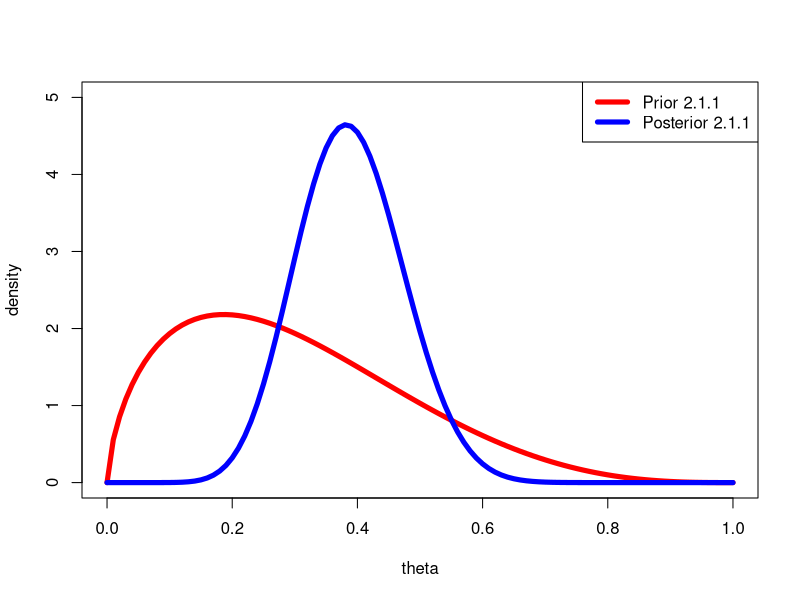
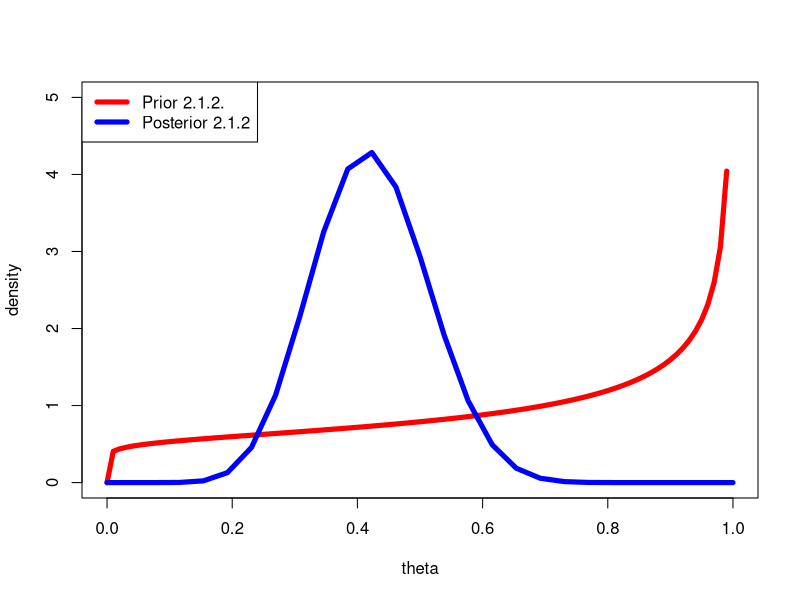
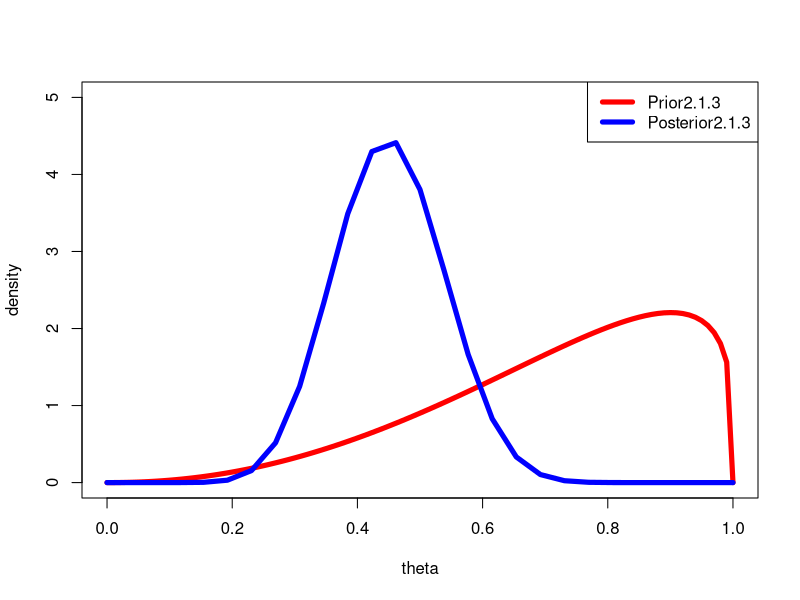
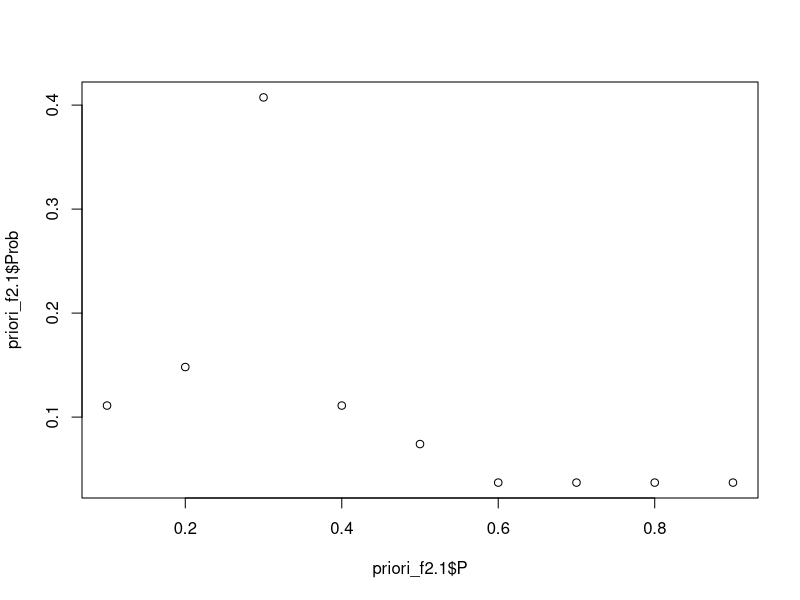
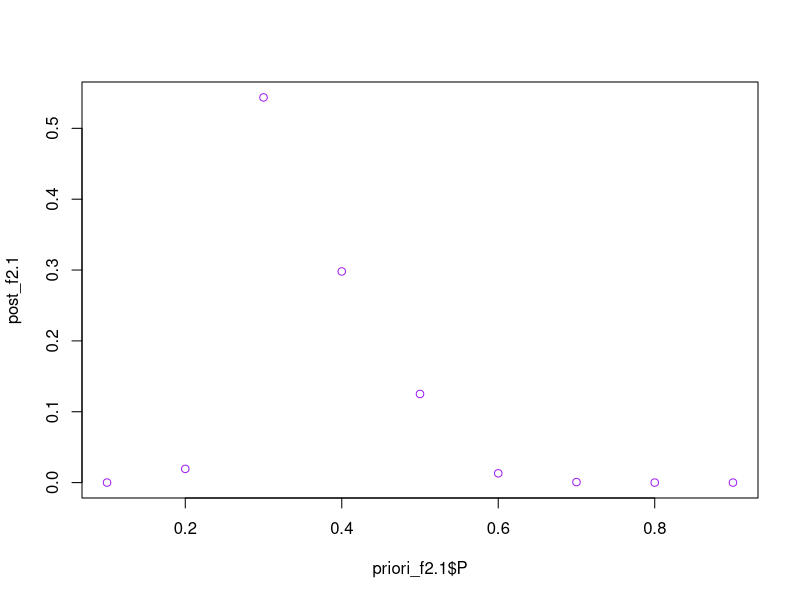
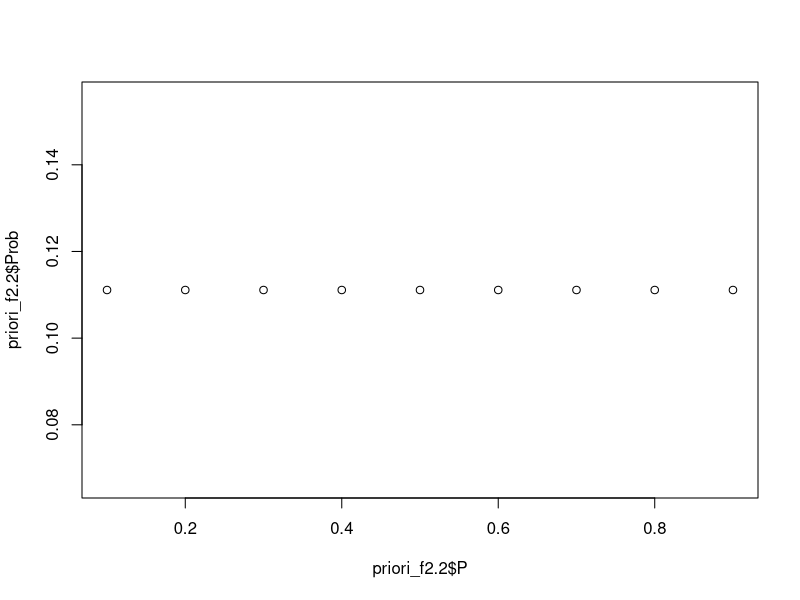
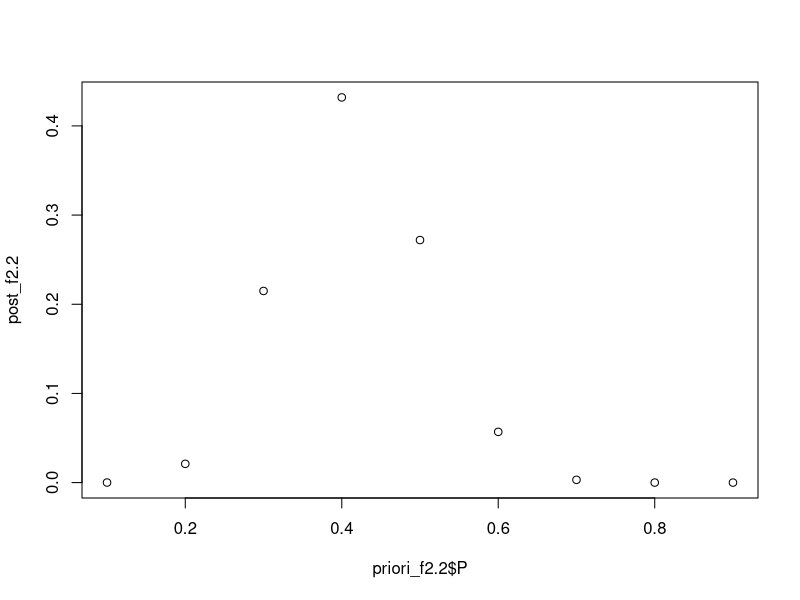
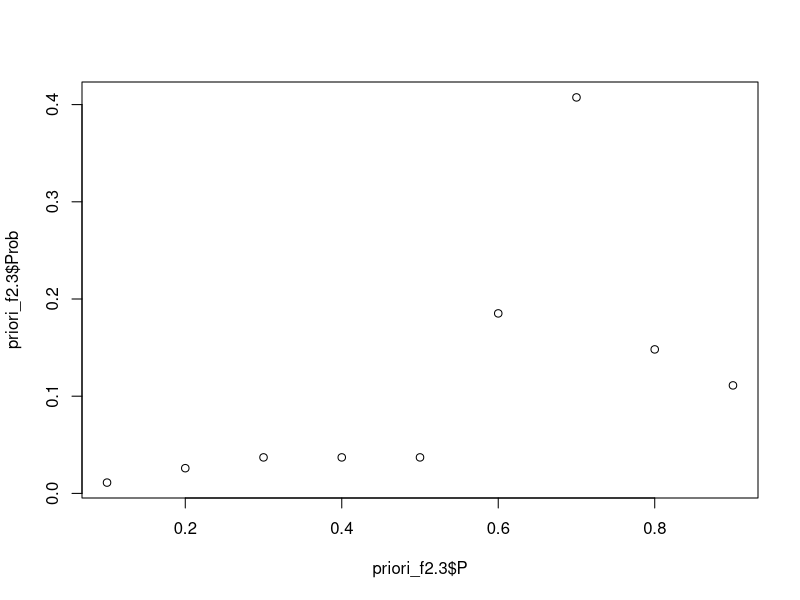

These charts were generated, in order, by the following R code:
## ---- chunk 1
### CASE 1

# The Prior to consider is distributed as Beta(alpha,beta)
alpha_pr1=1.66
beta_pr1=3.88

# Compute the prior probability of theta to be minor than 0.5
pie_pr1=pbeta(0.5,alpha_pr1,beta_pr1 )
pie_pr1

# Compute the posterior odds
odds_pr1=pie_pr1/(1-pie_pr1)
odds_pr1

#Compute the Prior mean
pr_mean1=alpha_pr1/(alpha_pr1+beta_pr1)
pr_mean1

#Vector of people analysed
Dati= c(1,1,1,1,1,1,1,1,1,1,1,0,0,0,0,0,0,0,0,0,0,0,0,0,0,0,0)

# Observe the given data
n=length(Dati) #number of students analysed
n

M=sum(Dati[]) #number of students that sleep at least 8 hours 
M

# Compute the mean of the data
mean1.1= M/n
mean1.1

# Compute the posterior alpha & beta, according the theory 
alpha_pst1= M+alpha_pr1
alpha_pst1
beta_pst1=beta_pr1+n-M
beta_pst1

# Compute the posterior mean and observe the probability of the posterior mean 
mean_post1.1=alpha_pst1/(alpha_pst1+beta_pst1)
mean_post1.1

# Compute according the posterior, the probability that theta is <= 0.5
prob_post1=pbeta(0.5, alpha_pst1, beta_pst1)
prob_post1

# Compute the posterior odds
odds_post1=prob_post1/(1-prob_post1)
odds_post1

# Compute the Bayes Factor
BF1=odds_post1/odds_pr1
BF1

# Plot to compare beta prior and beta posterior
curve(dbeta(x,alpha_pr1,beta_pr1),from=0,to=1,col="red",
      lwd=5,ylab="density",xlab="theta",ylim=c(0,5))
curve(dbeta(x,alpha_pst1,beta_pst1),add=T,col="blue",
      lwd=5,ylab="density",xlab="theta", ylim=c(0,5))
legend(x="topright",legend=c("Prior 2.1.1", "Posterior 2.1.1"), 
       col=c("red","blue"), lwd=5, lty=c(1,1))

## ---- chunk 2
###CASE 2

# The Prior to consider is distributed as Beta(alpha,beta)
alpha_pr2=1.1
beta_pr2=0.6

# Compute the Prior mean
pr_mean2=alpha_pr2/(alpha_pr2+beta_pr2)
pr_mean2

# Compute the Prior probability of a theta<= 0.5 
pie_pr2=pbeta(0.5, alpha_pr2, beta_pr2)
pie_pr2

# Compute the Prior odds
odds_pr2=pie_pr2/(1-pie_pr2)
odds_pr2

# Compute the posterior alpha & beta, according the theory 
alpha_pst2= M+alpha_pr2
alpha_pst2
beta_pst2=beta_pr2+n-M
beta_pst2

# Compute the posterior mean and observe the probability of the posterior mean 
mean_post1.2=alpha_pst2/(alpha_pst2+beta_pst2)
mean_post1.2

# According the posterior, compute the probability that theta is <= 0.5
prob_post2=pbeta(0.5, alpha_pst2, beta_pst2)
prob_post2

# Compute the posterior odds
odds_post2=prob_post2/(1-prob_post2)
odds_post2

# Compute the Bayes Factor
BF2=odds_post2/odds_pr2
BF2

#Plot to compare beta prior and beta posterior
curve(dbeta(x,alpha_pr2,beta_pr2),col="red",
      lwd=5,ylab="density",xlab="theta", ylim=c(0,5))
curve(dbeta(x,alpha_pst2,beta_pst2),add=T,n=27,col="blue",
      lwd=5,ylab="density",xlab="theta", ylim=c(0,5))
legend(x="topleft",legend=c("Prior 2.1.2.", "Posterior 2.1.2"), 
       col=c("red","blue"), lwd=5, lty=c(1,1))

## ---- chunk 3
### CASE 3

# The Prior to consider is distributed as Beta(alpha,beta)
alpha_pr3=3.18
beta_pr3=1.24

#Compute the probability of the prior to be <=0.5
pie_pr3=pbeta(0.5, alpha_pr3, beta_pr3)
pie_pr3

# Compute the prior odds
odds_pr3=pie_pr3/(1-pie_pr3)
odds_pr3

#Compute the Prior mean
pr_mean3=alpha_pr3/(alpha_pr3+beta_pr3)
pr_mean3

#Compute the posterior alpha & beta, according the theory 
alpha_pst3= M+alpha_pr3
alpha_pst3
beta_pst3=beta_pr3+n-M
beta_pst3

# Compute the posterior mean and observe the probability of the posterior mean 
mean_post1.3=alpha_pst3/(alpha_pst3+beta_pst3)
mean_post1.3

# Compute according the posterior, the probability that theta is <= 0.5
prob_post3=pbeta(0.5, alpha_pst3, beta_pst3)
prob_post3

# Compute the posterior odds
odds_post3=prob_post3/(1-prob_post3)
odds_post3

# Compute the Bayes Factor
BF3=odds_post3/odds_pr3
BF3

#Plot to compare beta prior and beta posterior
curve(dbeta(x,alpha_pr3,beta_pr3),col="red",
      lwd=5,ylab="density",xlab="theta", ylim=c(0, 5))
curve(dbeta(x,alpha_pst3,beta_pst3),add=T,n=27,col="blue",
      lwd=5,ylab="density",xlab="theta", ylim=c(0,5))
legend(x="topright",legend=c("Prior2.1.3", "Posterior2.1.3"), 
       col=c("red","blue"), lwd=5, lty=c(1,1))

## ---- chunk 4
### CASE 1

# Set the Priori function distribution
priori_f2.1<-data.frame(P=seq(0.1,0.9, by=0.1),
                     Prob=c(3/27, 4/27, 11/27, 3/27, 2/27,                             1/27, 1/27, 1/27,1/27 ))
priori_f2.1
sum(priori_f2.1$Prob)

# Compute the expected value of theta 
sum(priori_f2.1$Prob*priori_f2.1$P)

# Compute the probability of being lower than  0.5
pie_pr2.1=round(sum(priori_f2.1[1:5,2]), 2)
pie_pr2.1

# Compute the prior odds
odds_pr2.1=pie_pr2.1/(1-pie_pr2.1)
odds_pr2.1

# Compute the Likelihood function of a binomial(sampling model)
priori_f2.1$Likelihood_pr<-dbinom(11, size=27, prob=priori_f2.1$P)

priori_f2.1

# Compute the posterior:

#1) Compute the product of Prior and the likelihood of the sampling model
priori_f2.1$product_pr<-priori_f2.1$Likelihood_pr*priori_f2.1$Prob
priori_f2.1$product_pr

#2) Compute the posterior 
post_f2.1=NULL
for (i in 1:length(priori_f2.1$P)){
 post_f2.1[i]=(priori_f2.1$product_pr[i])/sum(priori_f2.1$product_pr)
}
post_f2.1
sum(post_f2.1)

# Compute the probability of the posterior of being <=0.5
pie_post2.1=sum(post_f2.1[1:5])
pie_post2.1

# Compute The posterior odds
odds_post2.1=pie_post2.1/(1-pie_post2.1)

#Compute the Bayes Factor
BF2.1=odds_post2.1/odds_pr2.1
BF2.1

# Plot the prior distribution 
plot(priori_f2.1$P,priori_f2.1$Prob, col="black", )

#Plot the posterior distribution
plot(priori_f2.1$P, post_f2.1, col="purple")

## ---- chunk 5
### CASE 2

# Set the Priori function distribution
priori_f2.2<-data.frame(P=seq(0.1,0.9, by=0.1),
                        Prob=c(3/27, 3/27, 3/27, 3/27,                             3/27, 3/27, 3/27, 3/27,3/27 ))
priori_f2.2
sum(priori_f2.2$Prob)

# Compute the expected value of theta 
sum(priori_f2.2$Prob*priori_f2.2$P)

# Compute the probabilty of being minor or equal than 0.5
pie_pr2.2=round(sum(priori_f2.2[1:5,2]), 2)
pie_pr2.2

odds_pr2.2=pie_pr2.2/(1-pie_pr2.2)
odds_pr2.2

# Compute the Likelihood function of a binomial(sampling model)
priori_f2.2$Likelihood_pr<-dbinom(11, size=27, prob=priori_f2.2$P)

priori_f2.2

# Compute the posterior:

#1) Compute the product of prior and the likelihood of the sampling model
priori_f2.2$product_pr<-priori_f2.2$Likelihood_pr*priori_f2.2$Prob
priori_f2.2$product_pr

#2) Compute the posterior 
post_f2.2=NULL
for (i in 1:length(priori_f2.2$P)){
  post_f2.2[i]=(priori_f2.2$product_pr[i])/sum(priori_f2.2$product_pr)
}
post_f2.2
sum(post_f2.2)

# Compute the probability of the posterior of being <=0.5
pie_post2.2=sum(post_f2.2[1:5])
pie_post2.2

# Compute The posterior odds
odds_post2.2=pie_post2.2/(1-pie_post2.2)

#Compute the Bayes Factor
BF2.2=odds_post2.2/odds_pr2.2
BF2.2

# Plot the distribution of the prior 
plot(priori_f2.2$P,priori_f2.2$Prob)
# Plot the distribution of the posterior
plot(priori_f2.2$P, post_f2.2)

## ---- chunk 6
### CASE 3
# Set the Priori function distribution
priori_f2.3<-data.frame(P=seq(0.1,0.9, by=0.1),
                        Prob=c(0.3/27, 0.7/27, 1/27, 1/27,                                1/27, 5/27, 11/27,                                         4/27,3/27))
priori_f2.3
sum(priori_f2.3$Prob)

# Compute the expected value of theta 
sum(priori_f2.3$Prob*priori_f2.3$P)
pie_pr2.3=round(sum(priori_f2.3[1:5,2]), 2)
pie_pr2.3

# Compute the Prior odds
odds_pr2.3=pie_pr2.3/(1-pie_pr2.3)
odds_pr2.3

# Compute the Likelihood function of a binomial(sampling model)
priori_f2.3$Likelihood_pr<-dbinom(11, size=27, prob=priori_f2.3$P)

priori_f2.3

#We can start to compute the posterior:

#1) Compute the product of the prior and the likelihood of the sampling model
priori_f2.3$product_pr<-priori_f2.3$Likelihood_pr*priori_f2.3$Prob
priori_f2.3$product_pr

#2) Compute the posterior 
post_f2.3=NULL
for (i in 1:length(priori_f2.3$P)){
  post_f2.3[i]=(priori_f2.3$product_pr[i])/sum(priori_f2.3$product_pr)
}
post_f2.3
sum(post_f2.3)

# Compute the probability of the posterior of being <=0.5
pie_post2.3=sum(post_f2.3[1:5])
pie_post2.3

# Compute The posterior odds
odds_post2.3=pie_post2.3/(1-pie_post2.3)

#Compute the Bayes Factor
BF2.3=odds_post2.3/odds_pr2.3
BF2.3

# Plot the prior distribution
plot(priori_f2.3$P,priori_f2.3$Prob)

#Plot the posterior distribution
plot(priori_f2.3$P, post_f2.3)
## ---- chunk 7

G=10000
#We can consider the Prior Density Analisys
#C=-1, s=4

set.seed(1102)
thetag1<-(1/(1+exp(-(rnorm(G,mean=-1,sd=4)))))

#We can estimate the expected value of theta given the data
Eth1=1/G*sum(thetag1)
Eth1

# Running the mean
run_mean1 <- cumsum(thetag1)/(1:G)

# Plot the first case
plot(1:G,run_mean1,main="running mean first case",
     xlab="g",ylab="hat eta_g",col="red",type="l",ylim=c(0,1))

### Compute the Monte Carlo error
MCerror1 <- 1/sqrt(G)*sd(thetag1)*qnorm(1-0.01)
MCerror1

# Observe the empirical cumulative distribution function 
estF1 <- ecdf(thetag1)
plot(estF1)
estF1(.5)

#C=0, S=4
#We can consider the Prior Density Analisys

set.seed(1102)
thetag2<-(1/(1+exp(-(rnorm(G,mean=0,sd=4)))))

#We can estimate the expected value of theta given the data
Eth2=1/G*sum(thetag2)
Eth2

# Running the mean
run_mean2 <- cumsum(thetag2)/(1:G)

# Plot the 2nd case
plot(1:G,run_mean2,main="running mean 2nd case",
     xlab="g",ylab="hat eta_g",col="red",type="l",ylim=c(0,1))

### Compute the Monte Carlo error
MCerror2 <- 1/sqrt(G)*sd(thetag2)*qnorm(1-0.01)
MCerror2

# Observe the empirical cumulative distribution function
estF2 <- ecdf(thetag2)
plot(estF2)
estF2(.5)

#C=1, S=4
# Consider the Prior Density Analisys
set.seed(1102)
thetag3<-(1/(1+exp(-rnorm(G,mean=1,sd=4))))

# Estimate the expected value of theta given the data
Eth3=1/G*sum(thetag3)
Eth3

# Running the mean
run_mean3 <- cumsum(thetag3)/(1:G)

# Plot the first case
plot(1:G,run_mean3,main="running mean 3rd case",
     xlab="g",ylab="hat eta_g",col="red",type="l",ylim=c(0,1))

# Compute the Monte Carlo error
MCerror3 <- 1/sqrt(G)*sd(thetag3)*qnorm(1-0.01)
MCerror3

#Observe the Emprical cumulative distribution function
estF3 <- ecdf(thetag3)
plot(estF3)
estF3(.5)


#C=-1, S=1
# Consider the Prior Density Analisys
set.seed(1102)
thetag4<-(1/(1+exp(-rnorm(G,mean=-1,sd=1))))

# Estimate expected value of theta given the data
Eth4=1/G*sum(thetag4)
Eth4

# Running the mean
run_mean4 <- cumsum(thetag4)/(1:G)

# Plot the first case
plot(1:G,run_mean4,main="running mean 4th case",
     xlab="g",ylab="hat eta_g",col="red",type="l",ylim=c(0,1))

# Compute the Monte Carlo error
MCerror4 <- 1/sqrt(G)*sd(thetag4)*qnorm(1-0.01)
MCerror4

# Observe the Emprical cumulative distribution function
estF4 <- ecdf(thetag4)
plot(estF4)
estF4(.5)

#C=0, S=1
# Consider the Prior Density Analisys
set.seed(1102)
thetag5<-(1/(1+exp(-rnorm(G,mean=0,sd=1))))

# Estimate expected value of theta given the data
Eth5=1/G*sum(thetag5)
Eth5

# Running the mean
run_mean5 <- cumsum(thetag5)/(1:G)

# Plot the first case
plot(1:G,run_mean5,main="running mean 5th case",
     xlab="g",ylab="hat eta_g",col="red",type="l",ylim=c(0,1))

# Compute the Monte Carlo error
MCerror5 <- 1/sqrt(G)*sd(thetag3)*qnorm(1-0.01)
MCerror5

# Observe the empircal cumulative distribution function
estF5 <- ecdf(thetag5)
plot(estF5)
estF5(.5)

#C=1, S=1

#Consider the Prior Density Analisys
set.seed(1102)
thetag6<-(1/(1+exp(-rnorm(G,mean=1,sd=1))))

# Estimate the expected value of theta given the data
Eth6=1/G*sum(thetag6)
Eth6

# Running the mean
run_mean6 <- cumsum(thetag6)/(1:G)

# Plot the first case
plot(1:G,run_mean6,main="running mean 6th case",
     xlab="g",ylab="hat eta_g",col="red",type="l",ylim=c(0,1))

# Compute the Monte Carlo error
MCerror6 <- 1/sqrt(G)*sd(thetag6)*qnorm(1-0.01)
MCerror6

#Observe the Emprical cumulative distribution function
estF6 <- ecdf(thetag6)
plot(estF6)
estF6(.5)

#C=-1, S=0.1
#Consider the Prior Density Analisys
set.seed(1102)
thetag7<-(1/(1+exp(-rnorm(G,mean=-1,sd=.1))))

# Estimate the expected value of theta given the data
Eth7=1/G*sum(thetag7)
Eth7

# Running the mean
run_mean7<- cumsum(thetag7)/(1:G)

# Plot the 7th case
plot(1:G,run_mean7,main="running mean 7th case",
     xlab="g",ylab="hat eta_g",col="red",type="l",ylim=c(0,1))

# Compute the Monte Carlo error
MCerror7 <- 1/sqrt(G)*sd(thetag7)*qnorm(1-0.01)
MCerror7

# Observe the Emprical cumulative distribution function
estF7 <- ecdf(thetag7)
plot(estF7)
estF7(.5)

#C=0, S=0.1
#Consider the Prior Density Analisys
set.seed(1102)
thetag8<-(1/(1+exp(-rnorm(G,mean=0,sd=.1))))

# Estimate the expected value of theta given the data
Eth8=1/G*sum(thetag8)
Eth8

# Running the mean
run_mean8 <- cumsum(thetag8)/(1:G)

# Plot the 8th case
plot(1:G,run_mean1,main="running mean 8th case",
     xlab="g",ylab="hat eta_g",col="red",type="l",ylim=c(0,1))

# Compute the Monte Carlo error
MCerror8 <- 1/sqrt(G)*sd(thetag8)*qnorm(1-0.01)
MCerror8

# Observe the Emprical cumulative distribution function
estF8 <- ecdf(thetag8)
plot(estF8)
estF8(.5)

#C=1, S=0.1
#Consider the Prior Density Analisys
set.seed(1102)
thetag9<-(1/(1+exp(-rnorm(G,mean=1,sd=.1))))

#Estimate the expected value of theta given the data
Eth9=1/G*sum(thetag9)
Eth9

#Running the mean
run_mean9 <- cumsum(thetag9)/(1:G)

#Plot the case
plot(1:G,run_mean1,main="running mean 9th case",
     xlab="g",ylab="hat eta_g",col="red",type="l",ylim=c(0,1))

# Compute the Monte Carlo error
MCerror9 <- 1/sqrt(G)*sd(thetag9)*qnorm(1-0.01)
MCerror9

# Observe the Emprical cumulative distribution function
estF9 <- ecdf(thetag9)
plot(estF9)
estF9(.5)

## ---- chunk 8
G=10000
n=27
M=11
c=c(-1,0,1)
s=c(4,1,0.1)
#Posterior kernel
target<-function(theta0, n, M, c, s){
  if(theta0>0&theta0<1&s>0){return(
    postK=(1/(s*sqrt(2*3.14)))*exp((-1/(2*s^2))*(log(theta0/(1-theta0))-c)^2)*(1/(theta0*(1-theta0)))*
      ((theta0)^M*(1-theta0)^(n-M)))}
  else{return(0)}}

MH<-function (G,burnin,thin,c ,s, n, M,eta,th0=0.3)
{
  iterations <- burnin+thin*G
  g <- 1
  # Define the output vector
  theta <- vector("numeric", G)
  current_state<-th0
  theta[1]<-current_state
  current_state <- th0 # the current state of the chain is th_0
  acc=0; # This variable is to count how many time I accept a transition
  for (iter in 1:iterations) {
    prop_state = (1/(1+exp(-rnorm(1,mean=c,sd=s))))
    if(prop_state<0|prop_state>1){# If we propose a negative value, we cannot accept it
      lo_alpha <- -Inf
    }else{
      acc_ratio= target(theta0 = prop_state, c, s, n, M)/target(th = current_state, c, s, n, M)
      lo_alpha <- min(0, log(acc_ratio))
    }
    u <- runif(1)
    if (u < exp(lo_alpha)){
      #Accept the move
      current_state <- prop_state
      acc <- acc+1
    }
    else{
      #reject the move 
      current_state <- current_state
    }
    if( (iter>burnin) && (iter%%thin==0) ){
      # If iter is larger than burn
      # and iter is multiple of thin
      # Save the current_state
      theta[g] <- current_state
      g <- g+1
    }
  }
  cat("I accepted the ", acc/iterations*100,"% of the proposed transition\n")
  return(theta)
}

## ---- chunk 9
#Run the algorithm
set.seed(1102)
theta_sample1<-MH(10000, 5000, 120, -1, 1, 27, 11, 0.8, th0=0.3)
mean(theta_sample1)

# Plot chain of theta
plot(theta_sample1, type = "l")

# Plot the autocorrelation function
acf(theta_sample1)

# Observe if the chain is stationary
plot(cumsum(theta_sample1)/1:G, xlab="G", ylab="E(theta)")

#Create Markov Chain Monte Carlo object
library(coda)
th.post.mc1 = mcmc(theta_sample1)
summary(th.post.mc1)

# Compute the posterior probability of theta <=0.5 
prob_post3.1 = ecdf(th.post.mc1)(0.5)
prob_post3.1

#Looking at the table and the ECDF after the Monte Carlo analysis of the prior
prob_prior3.1 = 0.85 

#Compute the prior odds
prior_odds3.1 = prob_prior3.1/(1-prob_prior3.1)
prior_odds3.1

#Compute the posterior odds
posterior_odds3.1 = prob_post3.1/(1-(prob_post3.1))
posterior_odds3.1

# Compute the Bayes Factor
BF3.1 = (posterior_odds3.1/prior_odds3.1) 
BF3.1

## ---- chunk 10
### CASE 2
#Run the algorithm
set.seed(1102)
theta_sample2<-MH(10000, 5000, 100, 0, 1, 27, 11, 0.8, th0=0.49)
mean(theta_sample2)

# Plot chain of theta 
plot(theta_sample2, type = "l")

# Plot the autocorrelation function
acf(theta_sample2)

#Observe if the chain is stationary
plot(cumsum(theta_sample2)/1:G, xlab="G", ylab="E(theta)")

#Create Markov Chain Monte Carlo object
library(coda)
th.post.mc2 = mcmc(theta_sample2)
summary(th.post.mc2)

# Compute the posterior probability of theta <=0.5 
prob_post3.2 = ecdf(th.post.mc2)(0.5)
prob_post3.2

#Looking at the table and the ecdf after the Monte Carlo analyss of the prior
prob_prior3.2 = 0.5 

#Compute the prior odds
prior_odds3.2 = prob_prior3.2/(1-prob_prior3.2)
prior_odds3.2

#Compute the posterior odds
posterior_odds3.2 = prob_post3.2/(1-(prob_post3.2))
posterior_odds3.2

# Compute the Bayes Factor
BF3.2 = (posterior_odds3.2/prior_odds3.2) 
BF3.2

## ---- chunk 11
### CASE 3
#Run the algorithm
set.seed(1102)
theta_sample3<-MH(10000, 5000, 120, 1, 1, 27, 11, 0.8, th0=0.69)
mean(theta_sample3)

# Plot chain of theta
plot(theta_sample3, type = "l")

# Plot the autocorrelation function
acf(theta_sample3)

#Observe if the chain is stationary
plot(cumsum(theta_sample3)/1:G, xlab="G", ylab="E(theta)")

#Create Markov Chain Monte Carlo object
library(coda)
th.post.mc3 = mcmc(theta_sample3)
summary(th.post.mc3)

# Compute the posterior probability of theta <=0.5 
prob_post3.3 = ecdf(th.post.mc3)(0.5)
prob_post3.3

#Looking at the table and the ecdf after the Monte Carlo analisys of the prior
prob_prior3.3 = 0.15 

#Compute the prior odds
prior_odds3.3 = prob_prior3.3/(1-prob_prior3.3)
prior_odds3.3

#Compute the posterior odds
posterior_odds3.3 = prob_post3.3/(1-(prob_post3.3))
posterior_odds3.3

# Compute the Bayes Factor
BF3.3 = (posterior_odds3.3/prior_odds3.3) 
BF3.3


